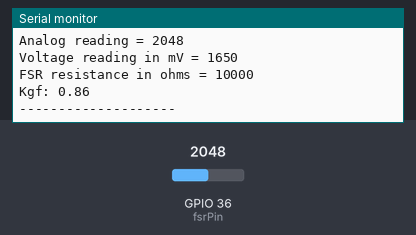
The sketch below on a simulated ESP32. Parts: the last lines printed to the serial monitor. The test bench sets the inputs (shaded band); at power-on: GPIO 36 (fsrPin) = 2048.

Above: at 1.8 s.
1.9 s: GPIO 36 (fsrPin) set to 1998
At 3.0 s:
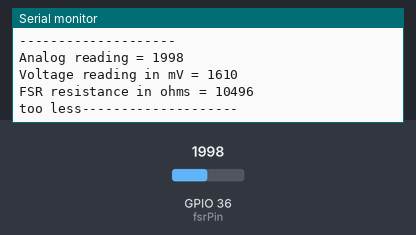
4.6 s: GPIO 36 (fsrPin) set to 3
At 5.9 s:
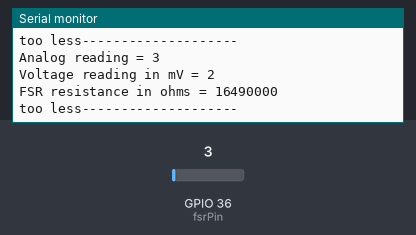
6.1 s: GPIO 36 (fsrPin) set to 0
At 7.1 s:
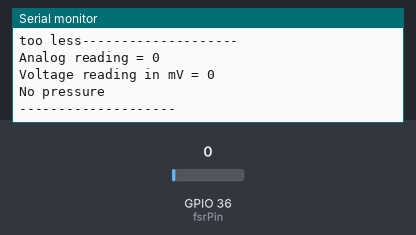
Timing chart, 0 to 9.1 s (numbered marks = the images above; inputs shaded):
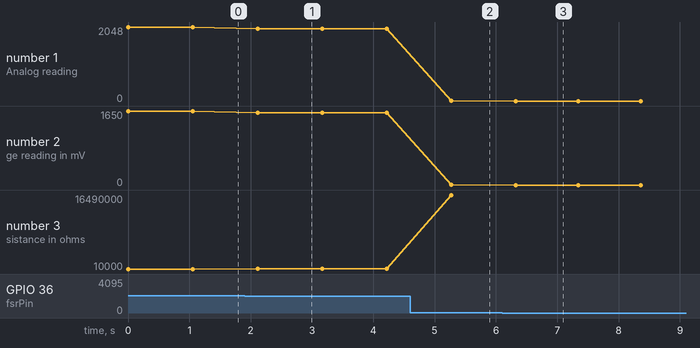

The sketch:

try2.ino
```cpp
#include <math.h>
int fsrPin = 36;     // the FSR and 10K pulldown are connected to a0
int fsrReading;     // the analog reading from the FSR resistor divider
int fsrVoltage;     // the analog reading converted to voltage
unsigned long fsrGrams;
unsigned long fsrResistance;  // The voltage converted to resistance
unsigned long fsrConductance;
long fsrForce;       // Finally, the resistance converted to force

void setup(void) {
  Serial.begin(9600);   // We'll send debugging information via the Serial monitor
}


void loop(void) {
  fsrReading = analogRead(fsrPin);
  Serial.print("Analog reading = ");
  Serial.println(fsrReading);
  //Serial.println(fsrReading);

  // analog voltage reading ranges from about 0 to 1023 which maps to 0V to 5V (= 5000mV)
  fsrVoltage = map(fsrReading, 0, 4095, 0, 3300);
  Serial.print("Voltage reading in mV = ");
  Serial.println(fsrVoltage);

  if (fsrVoltage == 0) {
    Serial.println("No pressure");
  }
  else{
    // The voltage = Vcc * R / (R + FSR) where R = 10K and Vcc = 5V
    // so FSR = ((Vcc - V) * R) / V        yay math!
    fsrResistance = 3300 - fsrVoltage;     // fsrVoltage is in millivolts so 5V = 5000mV
    fsrResistance *= 10000;                // 10K resistor
    fsrResistance /= fsrVoltage;
    Serial.print("FSR resistance in ohms = ");
    Serial.println(fsrResistance);
    if(fsrResistance>10000){
      Serial.print("too less");
    }
    else if (fsrResistance>3400) {
      fsrGrams = - 0.0000000020* pow(fsrResistance,3) + 0.0000505368*pow(fsrResistance,2) - 0.4525561015*fsrResistance +1567.325499406;
      Serial.print("Kgf: ");
      Serial.println(fsrGrams*9/1000.0);
    }
    else {
      fsrGrams = 0.0000000019*pow(fsrResistance,4)- 0.0000145390* pow(fsrResistance,3) + 0.0411935184*pow(fsrResistance,2) - 51.693470503*fsrResistance +26327.5698734843;
      Serial.print("Kgf: ");
      Serial.println(fsrGrams*9/1000.0);
    }
   // Serial.println(pow(3,2));

  }
  Serial.println("--------------------");
  delay(1000);
}
```

Measured:
- the behaviour switches between 2048 and 2047 on GPIO 36 (fsrPin) (found by bisection; images 0 and 1)
- the behaviour switches between 2 and 1 on GPIO 36 (fsrPin) (found by bisection; images 2 and 3)
- after the input at 1.9 s, the serial monitor: prints a new line after 0.21 s (image 1)
- after the input at 4.6 s, the serial monitor: prints a new line after 0.67 s (image 2)
- after the input at 6.1 s, the serial monitor: prints a new line after 0.22 s (image 3)
- plotted number 1: 2048 → 1998 after the input at 1.9 s, 1998 → 3 after the input at 4.6 s, 3 → 0 after the input at 6.1 s
- plotted number 2: 1650 → 1610 after the input at 1.9 s, 1610 → 2 after the input at 4.6 s, 2 → 0 after the input at 6.1 s
- plotted number 3: 10000 → 10496 after the input at 1.9 s, 10496 → 16490000 after the input at 4.6 s
